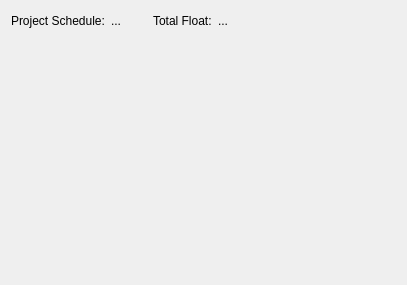
<ui version="4.0" >
 <class>KPlato::PertResult</class>
 <widget class="QWidget" name="KPlato::PertResult" >
  <property name="geometry" >
   <rect>
    <x>0</x>
    <y>0</y>
    <width>407</width>
    <height>285</height>
   </rect>
  </property>
  <property name="contextMenuPolicy" >
   <enum>Qt::NoContextMenu</enum>
  </property>
  <layout class="QVBoxLayout" >
   <item>
    <layout class="QHBoxLayout" >
     <item>
      <widget class="QLabel" name="label_1" >
       <property name="sizePolicy" >
        <sizepolicy vsizetype="Fixed" hsizetype="Preferred" >
         <horstretch>0</horstretch>
         <verstretch>0</verstretch>
        </sizepolicy>
       </property>
       <property name="frameShape" >
        <enum>QFrame::NoFrame</enum>
       </property>
       <property name="frameShadow" >
        <enum>QFrame::Plain</enum>
       </property>
       <property name="text" >
        <string>Project Schedule:</string>
       </property>
       <property name="margin" >
        <number>1</number>
       </property>
       <property name="indent" >
        <number>0</number>
       </property>
      </widget>
     </item>
     <item>
      <widget class="QLabel" name="scheduleName" >
       <property name="sizePolicy" >
        <sizepolicy vsizetype="Fixed" hsizetype="Preferred" >
         <horstretch>0</horstretch>
         <verstretch>0</verstretch>
        </sizepolicy>
       </property>
       <property name="text" >
        <string>...</string>
       </property>
      </widget>
     </item>
     <item>
      <widget class="QLabel" name="label" >
       <property name="sizePolicy" >
        <sizepolicy vsizetype="Fixed" hsizetype="Minimum" >
         <horstretch>0</horstretch>
         <verstretch>0</verstretch>
        </sizepolicy>
       </property>
       <property name="minimumSize" >
        <size>
         <width>20</width>
         <height>0</height>
        </size>
       </property>
       <property name="text" >
        <string/>
       </property>
      </widget>
     </item>
     <item>
      <widget class="QLabel" name="label_3" >
       <property name="sizePolicy" >
        <sizepolicy vsizetype="Fixed" hsizetype="Preferred" >
         <horstretch>0</horstretch>
         <verstretch>0</verstretch>
        </sizepolicy>
       </property>
       <property name="frameShape" >
        <enum>QFrame::NoFrame</enum>
       </property>
       <property name="frameShadow" >
        <enum>QFrame::Raised</enum>
       </property>
       <property name="text" >
        <string>Total Float:</string>
       </property>
      </widget>
     </item>
     <item>
      <widget class="QLabel" name="totalFloat" >
       <property name="sizePolicy" >
        <sizepolicy vsizetype="Fixed" hsizetype="Preferred" >
         <horstretch>0</horstretch>
         <verstretch>0</verstretch>
        </sizepolicy>
       </property>
       <property name="frameShape" >
        <enum>QFrame::NoFrame</enum>
       </property>
       <property name="frameShadow" >
        <enum>QFrame::Plain</enum>
       </property>
       <property name="text" >
        <string>...</string>
       </property>
      </widget>
     </item>
     <item>
      <spacer>
       <property name="orientation" >
        <enum>Qt::Horizontal</enum>
       </property>
       <property name="sizeType" >
        <enum>QSizePolicy::Expanding</enum>
       </property>
       <property name="sizeHint" >
        <size>
         <width>40</width>
         <height>20</height>
        </size>
       </property>
      </spacer>
     </item>
    </layout>
   </item>
   <item>
    <widget class="DoubleTreeViewBase" name="treeWidgetTaskResult" >
     <property name="sizePolicy" >
      <sizepolicy vsizetype="MinimumExpanding" hsizetype="Preferred" >
       <horstretch>0</horstretch>
       <verstretch>0</verstretch>
      </sizepolicy>
     </property>
     <property name="frameShape" >
      <enum>QFrame::NoFrame</enum>
     </property>
     <property name="frameShadow" >
      <enum>QFrame::Raised</enum>
     </property>
    </widget>
   </item>
  </layout>
 </widget>
 <customwidgets>
  <customwidget>
   <class>DoubleTreeViewBase</class>
   <extends>QFrame</extends>
   <header>kptitemmodelbase.h</header>
   <container>1</container>
  </customwidget>
 </customwidgets>
 <resources/>
 <connections/>
</ui>
